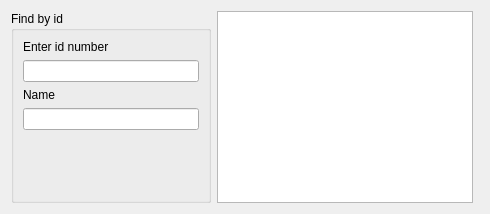
             <widget class="QWidget" name="tab_3">
              <attribute name="title">
               <string>Find By Id</string>
              </attribute>
              <layout class="QHBoxLayout" name="horizontalLayout_7">
               <item>
                <widget class="QGroupBox" name="gp_find_by_id">
                 <property name="minimumSize">
                  <size>
                   <width>200</width>
                   <height>0</height>
                  </size>
                 </property>
                 <property name="maximumSize">
                  <size>
                   <width>200</width>
                   <height>16777215</height>
                  </size>
                 </property>
                 <property name="title">
                  <string>Find by id</string>
                 </property>
                 <layout class="QVBoxLayout" name="verticalLayout_3">
                  <item>
                   <widget class="QLabel" name="lb_find_id">
                    <property name="text">
                     <string>Enter id number</string>
                    </property>
                   </widget>
                  </item>
                  <item>
                   <widget class="QLineEdit" name="et_find_by_id"/>
                  </item>
                  <item>
                   <widget class="QLabel" name="lb_find_name">
                    <property name="text">
                     <string>Name</string>
                    </property>
                   </widget>
                  </item>
                  <item>
                   <widget class="QLineEdit" name="et_find_name"/>
                  </item>
                  <item>
                   <spacer name="verticalSpacer_14">
                    <property name="orientation">
                     <enum>Qt::Vertical</enum>
                    </property>
                    <property name="sizeHint" stdset="0">
                     <size>
                      <width>20</width>
                      <height>40</height>
                     </size>
                    </property>
                   </spacer>
                  </item>
                 </layout>
                </widget>
               </item>
               <item>
                <widget class="QTableWidget" name="table_findbyid">
                 <attribute name="horizontalHeaderVisible">
                  <bool>false</bool>
                 </attribute>
                 <attribute name="verticalHeaderVisible">
                  <bool>false</bool>
                 </attribute>
                </widget>
               </item>
               <item>
                <widget class="QTextBrowser" name="txt_findbyid">
                 <property name="maximumSize">
                  <size>
                   <width>0</width>
                   <height>16777215</height>
                  </size>
                 </property>
                 <property name="font">
                  <font>
                   <pointsize>11</pointsize>
                  </font>
                 </property>
                </widget>
               </item>
              </layout>
             </widget>
